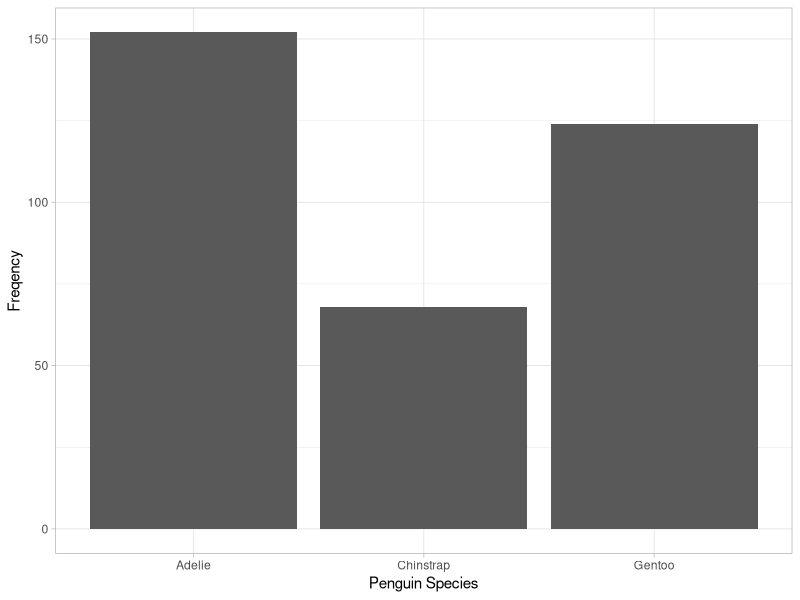
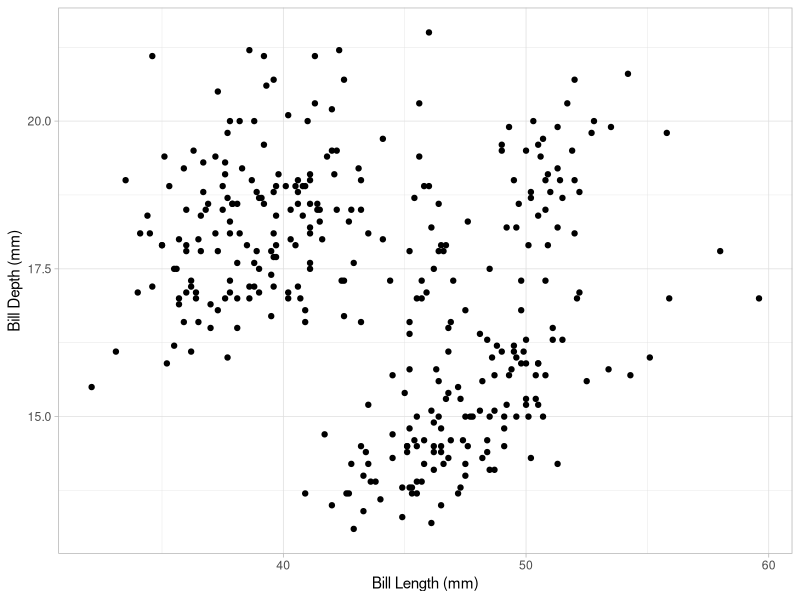
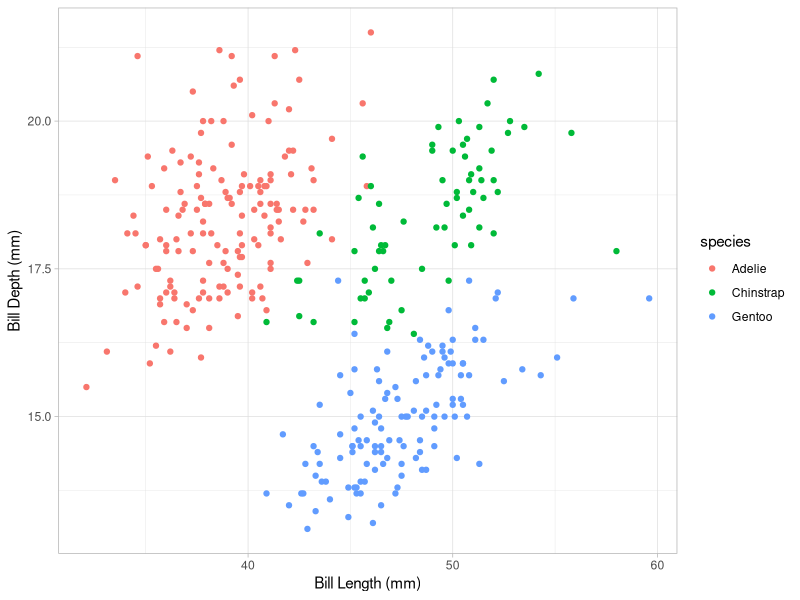
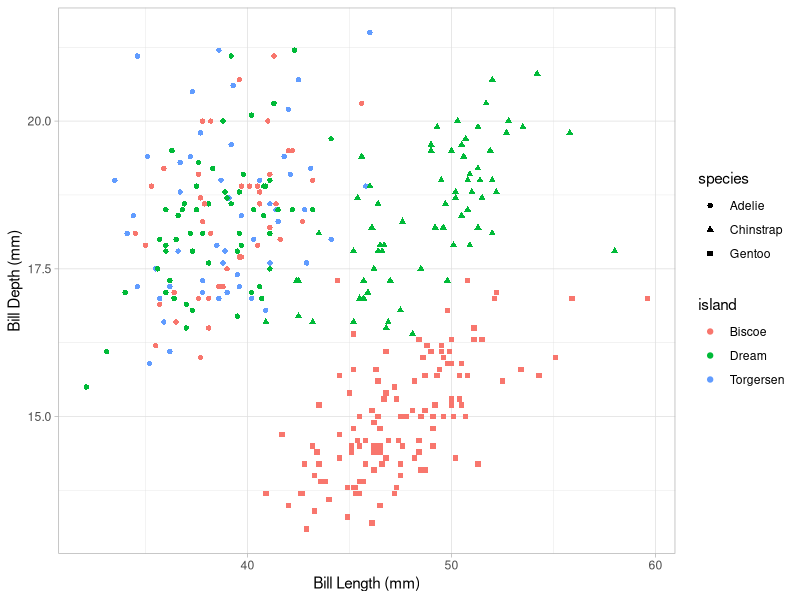

The R script that drew these images, in order:
## ---- chunk 1
#| label: Load Required Packages
#| include: false
library(tidyverse)
library(palmerpenguins)
## ---- chunk 2
#| label: Load Data
# Loads relevant data from library
data(penguins)
## ---- chunk 3
#| label: Species Barchart
# Creates barchart of species in the penguins dataset
ggplot(data = penguins) +
  geom_bar(mapping = aes(
    x = species, 
  ))+
  labs(x = "Penguin Species",
       y = "Freqency") +
  theme_light()
## ---- chunk 4
#| label: Bill Ratio Scatterplot
# Creates scatterplot of penguins' bill length(mm) vs bill depth(mm)
ggplot(data = penguins) +
  geom_point(mapping = aes(
    x = bill_length_mm, 
    y = bill_depth_mm
  ))+
  labs(x = "Bill Length (mm)",
       y = "Bill Depth (mm)") +
  theme_light()
## ---- chunk 5
#| label: Scatterplot with One Categorical Variable
# Creates scatterplot of penguins' bill length(mm) vs bill depth(mm), with color mapped to species
ggplot(data = penguins) +
  geom_point(mapping = aes(
    x = bill_length_mm, 
    y = bill_depth_mm,
     color = species
  )) +
  labs(x = "Bill Length (mm)",
       y = "Bill Depth (mm)") +
  theme_light()

## ---- chunk 6
#| label: Scatterplot with Two Categorical Variables
# Creates scatterplot of penguins' bill length(mm) vs bill depth(mm), with color mapped to island and shape mapped to species
ggplot(data = penguins) +
  geom_point(mapping = aes(
    x = bill_length_mm, 
    y = bill_depth_mm,
     shape = species,
    color = island
  )) +
  labs(x = "Bill Length (mm)",
       y = "Bill Depth (mm)") +
  theme_light()

